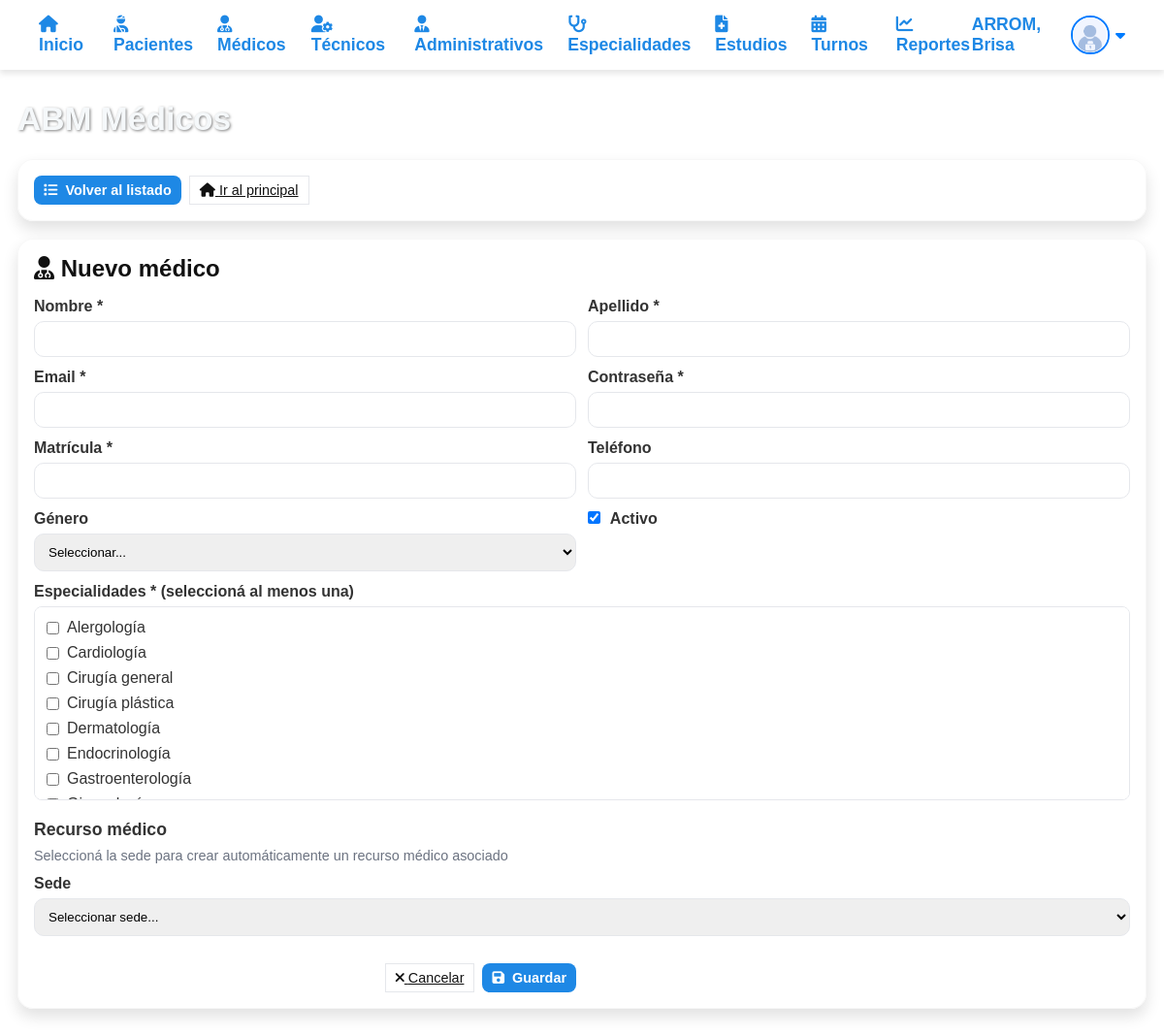
The app's page /interfaces/Administrador/abmMedicos.php?action=new (signed in) with its own data.
### tables this page shows
CREATE TABLE IF NOT EXISTS especialidades (
  id_especialidad INT NOT NULL AUTO_INCREMENT,
  nombre_especialidad VARCHAR(100) NOT NULL,
  PRIMARY KEY (id_especialidad),
  UNIQUE KEY uk_especialidades_nombre (nombre_especialidad)  
);

### interfaces/Administrador/abmMedicos.php (the view, shortened to what this page needs)
<?php
$conn = ConexionBD::conectar();
$conn->set_charset('utf8mb4');
$conn->query("SET time_zone = '-03:00'");
function esc($s){ return htmlspecialchars((string)$s, ENT_QUOTES, 'UTF-8'); }
function qget($k,$d=null){ return isset($_GET[$k])?$_GET[$k]:$d; }
$action = qget('action','list');
$search = trim(qget('q',''));
$especialidades = [];
$result = $conn->query("SELECT id_especialidad, nombre_especialidad FROM especialidades ORDER BY nombre_especialidad");
while($row = $result->fetch_assoc()) {
  $especialidades[] = $row;
}
$rows=[];
?>
<!DOCTYPE html>
<html lang="es">
<head>
<link rel="stylesheet" href="https://cdnjs.cloudflare.com/ajax/libs/font-awesome/6.5.0/css/all.min.css"/>
<link rel="stylesheet" href="/css/administrativo.css">
</head>
<body>
<?php include('navAdministrador.php'); ?>
<main class="container">
  <h1>ABM Médicos</h1>
  <div class="card" style="display:flex;align-items:center;justify-content:space-between;gap:12px">
    <?php if ($action==='list'): ?>
      <form method="get" action="abmMedicos.php" style="display:flex;gap:8px;align-items:center;flex-wrap:wrap">
  <input type="hidden" name="action" value="list"/>
  <input type="text" id="buscador" name="q" value="<?= esc($search) ?>" placeholder="Buscar nombre, email, matrícula o teléfono" style="min-width:280px"/>
  <a class="btn btn-sm" href="abmMedicos.php?action=new"><i class="fa fa-user-doctor"></i> Nuevo médico</a>
</form>
      <a class="btn-outline btn-sm" href="principalAdmi.php"><i class="fa fa-arrow-left"></i> Volver</a>
    <?php else: ?>
      <div style="display:flex;gap:8px;flex-wrap:wrap">
        <a class="btn btn-sm" href="abmMedicos.php"><i class="fa fa-list"></i> Volver al listado</a>
        <a class="btn-outline btn-sm" href="principalAdmi.php"><i class="fa fa-house"></i> Ir al principal</a>
      </div>
    <?php endif; ?>
  </div>
  <?php if ($action==='list'): ?>
    <div class="card">
      <table class="table">
        <thead>
          <tr>
            <th>#Usuario</th>
            <th>Apellido y Nombre</th>
            <th>Email</th>
            <th>Matrícula</th>
            <th>Especialidades</th>
            <th>Estado</th>
            <th style="width:220px">Acciones</th>
          </tr>
        </thead>
        <tbody>
          <?php if (empty($rows)): ?>
            <tr><td colspan="7" style="color:#666">No hay médicos cargados.</td></tr>
          <?php else: foreach($rows as $m): ?>
            <tr>
              <td><?= (int)$m['id_usuario'] ?></td>
              <td><?= esc($m['apellido'].', '.$m['nombre']) ?></td>
              <td><?= esc($m['email']) ?></td>
              <td><?= esc($m['matricula'] ?? '-') ?></td>
              <td><small><?= esc($m['especialidades'] ?? 'Sin especialidad') ?></small></td>
              <td><?= (int)$m['activo'] ? '<span class="badge on">Activo</span>' : '<span class="badge off">Inactivo</span>' ?></td>
              <td>
                <a class="btn-outline btn-sm" href="abmMedicos.php?action=edit&id=<?= (int)$m['id_usuario'] ?>"><i class="fa fa-pen"></i> Modificar</a>
                <form style="display:inline" method="post" onsubmit="return confirm('¿Eliminar este médico?')">
                  <input type="hidden" name="form_action" value="delete"/>
                  <input type="hidden" name="id_usuario" value="<?= (int)$m['id_usuario'] ?>"/>
                  <button class="btn-danger btn-sm" type="submit"><i class="fa fa-trash"></i> Eliminar</button>
                </form>
              </td>
            </tr>
          <?php endforeach; endif; ?>
        </tbody>
      </table>
    </div>
  <?php elseif ($action==='new'): ?>
    <div class="card">
      <h2><i class="fa fa-user-doctor"></i> Nuevo médico</h2>
      <form method="post" autocomplete="off">
        <div class="form-grid">
          <div><label>Nombre *</label><input type="text" name="nombre" required></div>
          <div><label>Apellido *</label><input type="text" name="apellido" required></div>
          <div><label>Email *</label><input type="email" name="email" required></div>
          <div><label>Contraseña *</label><input type="password" name="password" required></div>
          <div><label>Matrícula *</label><input type="text" name="matricula" required></div>
          <div><label>Teléfono</label><input type="text" name="telefono"></div>
          <div><label>Género</label>
            <select name="genero">
              <option value="">Seleccionar...</option>
            </select>
          </div>
          <div><label><input type="checkbox" name="activo" checked style="width:auto;margin-right:6px"> Activo</label></div>
          <div class="full">
            <label>Especialidades * (seleccioná al menos una)</label>
            <div class="checkbox-group">
              <?php foreach($especialidades as $esp): ?>
                <div class="checkbox-item">
                  <label>
                    <input type="checkbox" name="especialidades[]" value="<?= $esp['id_especialidad'] ?>">
                    <?= esc($esp['nombre_especialidad']) ?>
                  </label>
                </div>
              <?php endforeach; ?>
            </div>
          </div>
          <div class="full">
  <h3 style="margin-top:8px;margin-bottom:8px;font-size:1.1rem">Recurso médico</h3>
  <p class="small" style="margin-bottom:12px">Seleccioná la sede para crear automáticamente un recurso médico asociado</p>
  <div style="display:grid;grid-template-columns:1fr;gap:12px">
    <div>
      <label>Sede</label>
      <select name="id_sede">
        <option value="">Seleccionar sede...</option>
      </select>
    </div>
  </div>
</div>
        <div class="form-actions">
          <a class="btn-outline btn-sm" href="abmMedicos.php"><i class="fa fa-xmark"></i> Cancelar</a>
          <button class="btn btn-sm" type="submit"><i class="fa fa-floppy-disk"></i> Guardar</button>
        </div>
      </form>
    </div>
  <?php endif; ?>
</main>
</body>
</html>

### css/administrativo.css (style rules this page uses)
* { margin: 0; padding: 0; box-sizing: border-box; font-family: Arial, sans-serif; }
body { background: url("https://i.pinimg.com/1200x/9b/e2/12/9be212df4fc8537ddc31c3f7fa147b42.jpg") no-repeat center center fixed; background-size: cover; color: #333; }

### interfaces/Administrador/abmMedicos.php (style rules this page uses)
* { margin:0;padding:0;box-sizing:border-box }
:root { --brand:#1e88e5; --brand-dark:#1565c0; --ok:#22c55e; --warn:#f59e0b; --bad:#ef4444; --bgcard: rgba(255,255,255,.92); --border:#e5e7eb; }
body { font-family:Arial,sans-serif;background:url("https://i.pinimg.com/1200x/9b/e2/12/9be212df4fc8537ddc31c3f7fa147b42.jpg") no-repeat center/cover fixed;color:#222 }
.btn { border:none;border-radius:8px;background:var(--brand);color:#fff;padding:8px 14px;cursor:pointer;font-weight:bold;text-decoration:none;display:inline-flex;gap:8px;align-items:center }
.btn-outline { background:#fff;color:#111;border:1px solid var(--border) }
.btn-sm { font-size:.9rem;padding:6px 10px }
.container { padding:32px 18px;max-width:1400px;margin:0 auto }
h1 { color:#f5f8fa;text-shadow:1px 1px 3px rgba(0,0,0,.5);margin-bottom:22px;font-size:2.1rem }
h2 { margin-bottom:16px;color:#111 }
.card { background:var(--bgcard);backdrop-filter:blur(3px);border-radius:16px;padding:16px;box-shadow:0 8px 16px rgba(0,0,0,.12);margin-bottom:18px;border:1px solid rgba(0,0,0,.03) }
.form-grid { display:grid;grid-template-columns:repeat(2,1fr);gap:12px }
.form-grid .full { grid-column:1 / -1 }
label { display:block;font-weight:700;margin-bottom:6px }
input[type="text"],input[type="email"],input[type="password"],select { width:100%;padding:10px;border:1px solid var(--border);border-radius:10px }
.form-actions { display:flex;gap:8px;justify-content:flex-end;margin-top:16px }
.small { color:#6b7280;font-size:.9rem }
.checkbox-group { max-height:200px;overflow-y:auto;border:1px solid var(--border);border-radius:8px;padding:12px;background:#fff }
.checkbox-item { margin-bottom:8px }
.checkbox-item label { font-weight:400;display:flex;align-items:center;gap:8px }
.checkbox-item input[type="checkbox"] { width:auto;margin:0 }

### records on screen
especialidades: nombre_especialidad "Alergología"
especialidades: nombre_especialidad "Cardiología"
especialidades: nombre_especialidad "Cirugía general"
especialidades: nombre_especialidad "Cirugía plástica"
especialidades: nombre_especialidad "Dermatología"
especialidades: nombre_especialidad "Endocrinología"
especialidades: nombre_especialidad "Gastroenterología"

### other values on screen
mb_strtoupper($_SESSION['apellido'], 'UTF-8') "ARROM"
mb_convert_case($_SESSION['nombre'], MB_CASE_TITLE, 'UTF-8') "Brisa"
